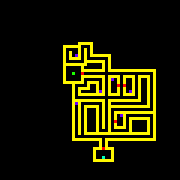

A level layout from a 2D game, rendered from its tile map. Below: a short description, then the map file with its tile-grid data intact:
An orthogonal 60x60 tile map with 3x3 px tiles, 1 tile layer (Layer map).

<map version="1.10" tiledversion="1.11.1" orientation="orthogonal" renderorder="right-down" width="60" height="60" tilewidth="3" tileheight="3" infinite="0" nextlayerid="2" nextobjectid="1">
 <tileset firstgid="1" source="map-code-sprite-sheet.tsx" />
 <layer id="1" name="Layer map" width="60" height="60">
  <data encoding="csv">
0,0,0,0,0,0,0,0,0,0,0,0,0,0,0,0,0,0,0,0,0,0,0,0,0,0,0,0,0,0,0,0,0,0,0,0,0,0,0,0,0,0,0,0,0,0,0,0,0,0,0,0,0,0,0,0,0,0,0,0,
0,0,0,0,0,0,0,0,0,0,0,0,0,0,0,0,0,0,0,0,0,0,0,0,0,0,0,0,0,0,0,0,0,0,0,0,0,0,0,0,0,0,0,0,0,0,0,0,0,0,0,0,0,0,0,0,0,0,0,0,
0,0,0,0,0,0,0,0,0,0,0,0,0,0,0,0,0,0,0,0,0,0,0,0,0,0,0,0,0,0,0,0,0,0,0,0,0,0,0,0,0,0,0,0,0,0,0,0,0,0,0,0,0,0,0,0,0,0,0,0,
0,0,0,0,0,0,0,0,0,0,0,0,0,0,0,0,0,0,0,0,0,0,0,0,0,0,0,0,0,0,0,0,0,0,0,0,0,0,0,0,0,0,0,0,0,0,0,0,0,0,0,0,0,0,0,0,0,0,0,0,
0,0,0,0,0,0,0,0,0,0,0,0,0,0,0,0,0,0,0,0,0,0,0,0,0,0,0,0,0,0,0,0,0,0,0,0,0,0,0,0,0,0,0,0,0,0,0,0,0,0,0,0,0,0,0,0,0,0,0,0,
0,0,0,0,0,0,0,0,0,0,0,0,0,0,0,0,0,0,0,0,0,0,0,0,0,0,0,0,0,0,0,0,0,0,0,0,0,0,0,0,0,0,0,0,0,0,0,0,0,0,0,0,0,0,0,0,0,0,0,0,
0,0,0,0,0,0,0,0,0,0,0,0,0,0,0,0,0,0,0,0,0,0,0,0,0,0,0,0,0,0,0,0,0,0,0,0,0,0,0,0,0,0,0,0,0,0,0,0,0,0,0,0,0,0,0,0,0,0,0,0,
0,0,0,0,0,0,0,0,0,0,0,0,0,0,0,0,0,0,0,0,0,0,0,0,0,0,0,0,0,0,0,0,0,0,0,0,0,0,0,0,0,0,0,0,0,0,0,0,0,0,0,0,0,0,0,0,0,0,0,0,
0,0,0,0,0,0,0,0,0,0,0,0,0,0,0,0,0,0,0,0,0,0,0,0,0,0,0,0,0,0,0,0,0,0,0,0,0,0,0,0,0,0,0,0,0,0,0,0,0,0,0,0,0,0,0,0,0,0,0,0,
0,0,0,0,0,0,0,0,0,0,0,0,0,0,0,0,0,0,0,0,0,0,0,0,0,0,0,0,0,0,0,0,0,0,0,0,0,0,0,0,0,0,0,0,0,0,0,0,0,0,0,0,0,0,0,0,0,0,0,0,
0,0,0,0,0,0,0,0,0,0,0,0,0,0,0,0,0,0,0,0,0,0,0,0,0,0,0,0,0,0,0,0,0,0,0,0,0,0,0,0,0,0,0,0,0,0,0,0,0,0,0,0,0,0,0,0,0,0,0,0,
0,0,0,0,0,0,0,0,0,0,0,0,0,0,0,0,0,0,0,0,0,0,0,0,0,0,0,0,0,0,0,0,0,0,0,0,0,0,0,0,0,0,0,0,0,0,0,0,0,0,0,0,0,0,0,0,0,0,0,0,
0,0,0,0,0,0,0,0,0,0,0,0,0,0,0,0,0,0,0,0,0,0,0,0,0,0,0,0,0,0,0,0,0,0,0,0,0,0,0,0,0,0,0,0,0,0,0,0,0,0,0,0,0,0,0,0,0,0,0,0,
0,0,0,0,0,0,0,0,0,0,0,0,0,0,0,0,0,0,0,0,0,0,0,0,0,0,0,0,0,0,0,0,0,0,0,0,0,0,0,0,0,0,0,0,0,0,0,0,0,0,0,0,0,0,0,0,0,0,0,0,
0,0,0,0,0,0,0,0,0,0,0,0,0,0,0,0,0,0,0,0,0,0,0,0,0,0,2,2,2,2,2,0,0,0,0,0,0,0,0,0,0,0,0,0,0,0,0,0,0,0,0,0,0,0,0,0,0,0,0,0,
0,0,0,0,0,0,0,0,0,0,0,0,0,0,0,0,0,0,0,0,0,2,2,2,2,2,2,0,0,0,2,0,0,0,0,0,0,0,0,0,0,0,0,0,0,0,0,0,0,0,0,0,0,0,0,0,0,0,0,0,
0,0,0,0,0,0,0,0,0,0,0,0,0,0,0,0,0,0,0,0,0,2,0,0,0,0,2,0,2,0,2,0,0,0,0,0,0,0,0,0,0,0,0,0,0,0,0,0,0,0,0,0,0,0,0,0,0,0,0,0,
0,0,0,0,0,0,0,0,0,0,0,0,0,0,0,0,0,0,0,0,0,2,0,2,0,0,2,0,2,0,2,0,0,0,0,0,0,0,0,0,0,0,0,0,0,0,0,0,0,0,0,0,0,0,0,0,0,0,0,0,
0,0,0,0,0,0,0,0,0,0,0,0,0,0,0,0,0,0,0,0,0,2,0,2,0,6,2,0,2,0,2,2,2,2,2,2,2,0,0,0,0,0,0,0,0,0,0,0,0,0,0,0,0,0,0,0,0,0,0,0,
0,0,0,0,0,0,0,0,0,0,0,0,0,0,0,0,0,0,0,0,0,2,0,2,2,2,2,0,2,0,0,0,0,0,0,0,2,0,0,0,0,0,0,0,0,0,0,0,0,0,0,0,0,0,0,0,0,0,0,0,
0,0,0,0,0,0,0,0,0,0,0,0,0,0,0,0,0,0,0,0,0,2,0,0,0,0,0,0,2,2,2,2,2,2,2,0,2,0,0,0,0,0,0,0,0,0,0,0,0,0,0,0,0,0,0,0,0,0,0,0,
0,0,0,0,0,0,0,0,0,0,0,0,0,0,0,0,0,0,0,0,0,2,2,2,2,2,2,2,2,0,0,0,0,0,2,0,2,0,0,0,0,0,0,0,0,0,0,0,0,0,0,0,0,0,0,0,0,0,0,0,
0,0,0,0,0,0,0,0,0,0,0,0,0,0,0,0,0,0,0,0,0,2,0,0,0,0,0,2,0,0,0,0,0,0,2,0,2,0,0,0,0,0,0,0,0,0,0,0,0,0,0,0,0,0,0,0,0,0,0,0,
0,0,0,0,0,0,0,0,0,0,0,0,0,0,0,0,0,0,0,0,0,2,0,0,0,0,0,2,2,2,2,2,2,2,2,0,2,2,2,2,2,2,2,2,2,2,2,2,2,2,2,2,0,0,0,0,0,0,0,0,
0,0,0,0,0,0,0,0,0,0,0,0,0,0,0,0,0,0,0,0,0,2,0,0,4,0,0,3,0,0,0,0,0,0,0,0,0,0,0,0,0,0,0,0,0,0,0,0,0,0,0,2,0,0,0,0,0,0,0,0,
0,0,0,0,0,0,0,0,0,0,0,0,0,0,0,0,0,0,0,0,0,2,0,0,0,0,0,2,2,2,2,2,2,2,2,0,2,2,2,2,0,2,2,2,2,0,2,2,2,2,0,2,0,0,0,0,0,0,0,0,
0,0,0,0,0,0,0,0,0,0,0,0,0,0,0,0,0,0,0,0,0,2,0,0,0,0,0,2,0,0,0,0,0,0,2,0,2,6,0,2,0,2,0,0,2,0,2,0,0,2,0,2,0,0,0,0,0,0,0,0,
0,0,0,0,0,0,0,0,0,0,0,0,0,0,0,0,0,0,0,0,0,2,2,2,2,2,2,2,0,2,2,2,2,0,2,0,2,0,0,2,0,2,0,0,2,0,2,0,0,2,0,2,0,0,0,0,0,0,0,0,
0,0,0,0,0,0,0,0,0,0,0,0,0,0,0,0,0,0,0,0,0,0,0,0,2,0,0,0,0,2,0,0,2,0,2,0,2,0,0,3,0,3,0,0,2,0,2,0,0,2,0,2,0,0,0,0,0,0,0,0,
0,0,0,0,0,0,0,0,0,0,0,0,0,0,0,0,0,0,0,0,0,0,0,0,2,0,2,2,2,2,0,0,2,0,2,0,2,0,0,2,0,2,0,0,2,0,2,0,0,2,0,2,0,0,0,0,0,0,0,0,
0,0,0,0,0,0,0,0,0,0,0,0,0,0,0,0,0,0,0,0,0,0,0,0,2,0,2,0,0,0,0,0,2,6,2,0,2,0,0,2,0,2,0,6,2,0,2,0,0,2,0,2,0,0,0,0,0,0,0,0,
0,0,0,0,0,0,0,0,0,0,0,0,0,0,0,0,0,0,0,0,0,0,0,0,2,0,2,2,2,2,2,2,2,2,2,0,2,2,2,2,0,2,2,2,2,0,2,0,0,2,0,2,0,0,0,0,0,0,0,0,
0,0,0,0,0,0,0,0,0,0,0,0,0,0,0,0,0,0,0,0,0,0,0,0,2,0,0,0,0,0,0,0,0,0,0,0,0,0,0,0,0,0,0,0,0,0,2,0,0,2,0,2,0,0,0,0,0,0,0,0,
0,0,0,0,0,0,0,0,0,0,0,0,0,0,0,0,0,0,0,0,0,0,0,0,2,2,2,2,2,2,2,2,2,2,2,0,2,2,2,2,2,2,2,2,2,2,2,0,0,2,0,2,0,0,0,0,0,0,0,0,
0,0,0,0,0,0,0,0,0,0,0,0,0,0,0,0,0,0,0,0,0,0,0,0,2,6,2,0,0,0,0,0,0,0,2,0,2,0,0,0,0,0,0,0,0,0,0,0,0,2,0,2,0,0,0,0,0,0,0,0,
0,0,0,0,0,0,0,0,0,0,0,0,0,0,0,0,0,0,0,0,0,0,0,0,2,0,2,0,2,2,2,2,2,0,2,0,2,2,2,2,2,2,2,2,2,2,2,2,2,2,0,2,0,0,0,0,0,0,0,0,
0,0,0,0,0,0,0,0,0,0,0,0,0,0,0,0,0,0,0,0,0,0,0,0,2,0,2,0,2,0,0,0,2,0,2,0,2,0,0,0,0,0,0,0,0,0,0,0,0,0,0,2,0,0,0,0,0,0,0,0,
0,0,0,0,0,0,0,0,0,0,0,0,0,0,0,0,0,0,0,0,0,0,0,0,2,0,2,0,2,0,0,0,2,0,2,0,2,0,2,2,2,2,2,2,2,2,2,2,2,2,2,2,0,0,0,0,0,0,0,0,
0,0,0,0,0,0,0,0,0,0,0,0,0,0,0,0,0,0,0,0,0,0,0,0,2,0,2,0,2,0,0,0,2,0,2,0,2,0,2,0,6,2,0,0,0,0,0,0,0,0,0,2,0,0,0,0,0,0,0,0,
0,0,0,0,0,0,0,0,0,0,0,0,0,0,0,0,0,0,0,0,0,0,0,0,2,0,2,0,2,0,0,0,2,0,2,0,2,0,2,0,0,2,0,2,2,2,2,2,2,2,0,2,0,0,0,0,0,0,0,0,
0,0,0,0,0,0,0,0,0,0,0,0,0,0,0,0,0,0,0,0,0,0,0,0,2,0,2,0,2,0,0,0,2,0,2,0,2,0,3,0,0,2,0,2,0,0,0,0,0,2,0,2,0,0,0,0,0,0,0,0,
0,0,0,0,0,0,0,0,0,0,0,0,0,0,0,0,0,0,0,0,0,0,0,0,2,0,2,0,2,0,0,0,2,0,2,0,2,0,2,0,0,2,0,2,0,0,0,0,0,2,0,2,0,0,0,0,0,0,0,0,
0,0,0,0,0,0,0,0,0,0,0,0,0,0,0,0,0,0,0,0,0,0,0,0,2,0,2,0,2,0,0,0,2,0,2,0,2,0,2,2,2,2,0,2,0,0,0,0,0,2,0,2,0,0,0,0,0,0,0,0,
0,0,0,0,0,0,0,0,0,0,0,0,0,0,0,0,0,0,0,0,0,0,0,0,2,0,2,0,2,0,0,0,2,0,0,0,2,0,0,0,0,0,0,2,0,0,0,0,0,2,0,2,0,0,0,0,0,0,0,0,
0,0,0,0,0,0,0,0,0,0,0,0,0,0,0,0,0,0,0,0,0,0,0,0,2,0,2,0,2,2,2,2,2,2,2,2,2,2,2,2,2,2,2,2,2,2,2,2,2,2,0,2,0,0,0,0,0,0,0,0,
0,0,0,0,0,0,0,0,0,0,0,0,0,0,0,0,0,0,0,0,0,0,0,0,2,0,0,0,0,0,0,0,0,0,0,0,0,0,0,0,0,0,0,0,0,0,0,0,0,0,0,2,0,0,0,0,0,0,0,0,
0,0,0,0,0,0,0,0,0,0,0,0,0,0,0,0,0,0,0,0,0,0,0,0,2,2,2,2,2,2,2,2,2,2,0,2,2,2,2,2,2,2,2,2,2,2,2,2,2,2,2,2,0,0,0,0,0,0,0,0,
0,0,0,0,0,0,0,0,0,0,0,0,0,0,0,0,0,0,0,0,0,0,0,0,0,0,0,0,0,0,0,0,0,2,0,2,0,0,0,0,0,0,0,0,0,0,0,0,0,0,0,0,0,0,0,0,0,0,0,0,
0,0,0,0,0,0,0,0,0,0,0,0,0,0,0,0,0,0,0,0,0,0,0,0,0,0,0,0,0,0,0,0,0,2,0,2,0,0,0,0,0,0,0,0,0,0,0,0,0,0,0,0,0,0,0,0,0,0,0,0,
0,0,0,0,0,0,0,0,0,0,0,0,0,0,0,0,0,0,0,0,0,0,0,0,0,0,0,0,0,0,0,2,2,2,3,2,2,2,0,0,0,0,0,0,0,0,0,0,0,0,0,0,0,0,0,0,0,0,0,0,
0,0,0,0,0,0,0,0,0,0,0,0,0,0,0,0,0,0,0,0,0,0,0,0,0,0,0,0,0,0,0,2,0,0,0,0,0,2,0,0,0,0,0,0,0,0,0,0,0,0,0,0,0,0,0,0,0,0,0,0,
0,0,0,0,0,0,0,0,0,0,0,0,0,0,0,0,0,0,0,0,0,0,0,0,0,0,0,0,0,0,0,2,0,0,0,0,0,2,0,0,0,0,0,0,0,0,0,0,0,0,0,0,0,0,0,0,0,0,0,0,
0,0,0,0,0,0,0,0,0,0,0,0,0,0,0,0,0,0,0,0,0,0,0,0,0,0,0,0,0,0,0,2,0,0,5,0,0,2,0,0,0,0,0,0,0,0,0,0,0,0,0,0,0,0,0,0,0,0,0,0,
0,0,0,0,0,0,0,0,0,0,0,0,0,0,0,0,0,0,0,0,0,0,0,0,0,0,0,0,0,0,0,2,2,2,2,2,2,2,0,0,0,0,0,0,0,0,0,0,0,0,0,0,0,0,0,0,0,0,0,0,
0,0,0,0,0,0,0,0,0,0,0,0,0,0,0,0,0,0,0,0,0,0,0,0,0,0,0,0,0,0,0,0,0,0,0,0,0,0,0,0,0,0,0,0,0,0,0,0,0,0,0,0,0,0,0,0,0,0,0,0,
0,0,0,0,0,0,0,0,0,0,0,0,0,0,0,0,0,0,0,0,0,0,0,0,0,0,0,0,0,0,0,0,0,0,0,0,0,0,0,0,0,0,0,0,0,0,0,0,0,0,0,0,0,0,0,0,0,0,0,0,
0,0,0,0,0,0,0,0,0,0,0,0,0,0,0,0,0,0,0,0,0,0,0,0,0,0,0,0,0,0,0,0,0,0,0,0,0,0,0,0,0,0,0,0,0,0,0,0,0,0,0,0,0,0,0,0,0,0,0,0,
0,0,0,0,0,0,0,0,0,0,0,0,0,0,0,0,0,0,0,0,0,0,0,0,0,0,0,0,0,0,0,0,0,0,0,0,0,0,0,0,0,0,0,0,0,0,0,0,0,0,0,0,0,0,0,0,0,0,0,0,
0,0,0,0,0,0,0,0,0,0,0,0,0,0,0,0,0,0,0,0,0,0,0,0,0,0,0,0,0,0,0,0,0,0,0,0,0,0,0,0,0,0,0,0,0,0,0,0,0,0,0,0,0,0,0,0,0,0,0,0,
0,0,0,0,0,0,0,0,0,0,0,0,0,0,0,0,0,0,0,0,0,0,0,0,0,0,0,0,0,0,0,0,0,0,0,0,0,0,0,0,0,0,0,0,0,0,0,0,0,0,0,0,0,0,0,0,0,0,0,0
</data>
 </layer>
</map>